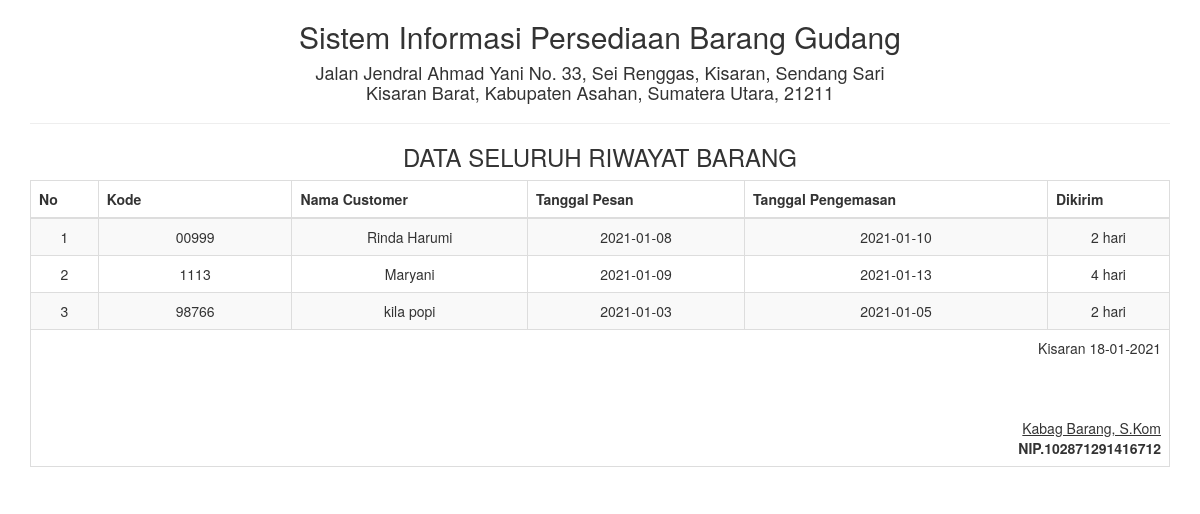
/report/riwayat_semua.php, run on the app's committed database.
### tables this page shows
CREATE TABLE `riwayat` (
  `id` int(5) NOT NULL,
  `kode` varchar(50) NOT NULL,
  `nama_customer` varchar(50) NOT NULL,
  `tgl_pesan` date NOT NULL,
  `tgl_pengemasan` date NOT NULL,
  `dikirim` varchar(5) NOT NULL
);

### report/riwayat_semua.php (the view, shortened to what this page needs)
<!DOCTYPE html>
<html>
    <head>
        <link href="../Assets/css/bootstrap.min.css" rel="stylesheet" type="text/css"/>
    </head>
    <body onload="print()">
        <?php
        include '../config/koneksi.php';
        ?>
        <div class="container">
            <div class='row'>
                <div class="col-sm-12">
                    <div class="text-center">
                        <h2>Sistem Informasi Persediaan Barang Gudang </h2>
                        <h4>Jalan Jendral Ahmad Yani No. 33, Sei Renggas, Kisaran, Sendang Sari <br> Kisaran Barat, Kabupaten Asahan, Sumatera Utara, 21211</h4>
                        <hr>
                        <h3>DATA SELURUH RIWAYAT BARANG</h3>
                        <table class="table table-bordered table-striped table-hover">
                        <tbody>
                                <thead>
								<tr>
									<th>No</th><th width="17%">Kode</th><th>Nama Customer</th><th>Tanggal Pesan</th><th>Tanggal Pengemasan</th><th>Dikirim</th>
								</tr>
								</thead>
							<tbody>
                            <?php
                            $sql = "SELECT * FROM riwayat";
                            $query = mysqli_query($koneksi, $sql) or die("SQL Anda Salah");
                            $nomor = 0;
                            while ($data = mysqli_fetch_array($query)) {
                                $nomor++;
                                ?>
                                <tr>
                                    <td><?= $nomor ?></td>
                                    <td><?= $data['kode'] ?></td>
									                  <td><?= $data['nama_customer'] ?></td>
                                    <td><?= $data['tgl_pesan'] ?></td>
                                    <td><?= $data['tgl_pengemasan'] ?></td>
                                    <td><?= $data['dikirim'] ?> hari</td>
                                </tr>
                            <?php } ?>
							</tbody>
                        </tbody>
                            <tfoot>
                                <tr>
                                    <td colspan="8" class="text-right">
                                        Kisaran  <?= date("d-m-Y") ?>
                                        <br><br><br><br>
                                        <u>Kabag Barang, S.Kom<strong></u><br>
                                        NIP.102871291416712
									</td>
								</tr>
							</tfoot>
                        </table>
                    </div>
                </div>
            </div>
    </body>
</html>

### data on the page
riwayat: kode "00999", nama_customer "Rinda Harumi", tgl_pesan "2021-01-08", tgl_pengemasan "2021-01-10", dikirim "2"
riwayat: kode "1113", nama_customer "Maryani", tgl_pesan "2021-01-09", tgl_pengemasan "2021-01-13", dikirim "4"
riwayat: kode "98766", nama_customer "kila popi", tgl_pesan "2021-01-03", tgl_pengemasan "2021-01-05", dikirim "2"
